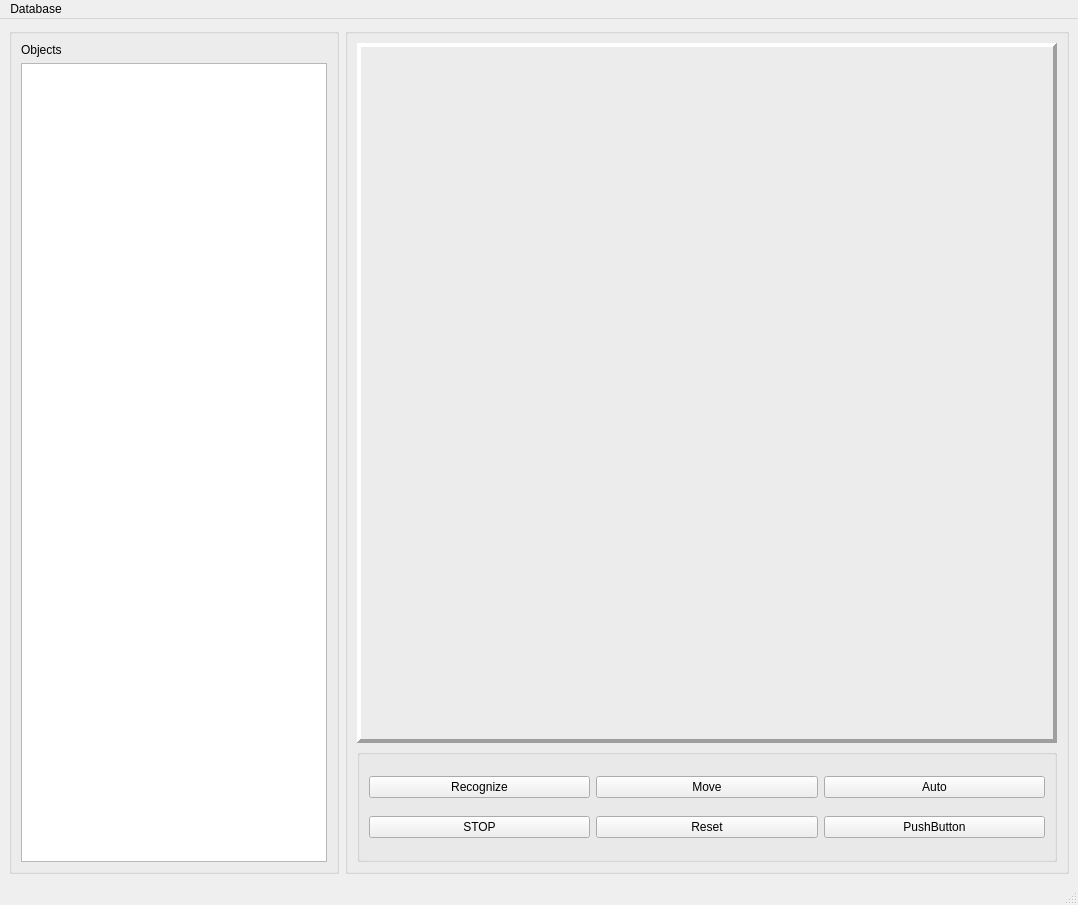
<?xml version="1.0" encoding="UTF-8"?>
<ui version="4.0">
 <class>MainWindow</class>
 <widget class="QMainWindow" name="MainWindow">
  <property name="geometry">
   <rect>
    <x>0</x>
    <y>0</y>
    <width>1078</width>
    <height>905</height>
   </rect>
  </property>
  <property name="windowTitle">
   <string>MainWindow</string>
  </property>
  <widget class="QWidget" name="centralwidget">
   <layout class="QHBoxLayout" name="horizontalLayout_2">
    <item>
     <layout class="QHBoxLayout" name="horizontalLayout">
      <item>
       <widget class="QGroupBox" name="groupBox">
        <property name="maximumSize">
         <size>
          <width>330</width>
          <height>16777215</height>
         </size>
        </property>
        <property name="title">
         <string/>
        </property>
        <layout class="QVBoxLayout" name="verticalLayout_2">
         <item>
          <widget class="QLabel" name="label_2">
           <property name="text">
            <string>Objects</string>
           </property>
          </widget>
         </item>
         <item>
          <widget class="QTableView" name="tableView">
           <property name="minimumSize">
            <size>
             <width>300</width>
             <height>400</height>
            </size>
           </property>
           <property name="maximumSize">
            <size>
             <width>16777215</width>
             <height>16777215</height>
            </size>
           </property>
          </widget>
         </item>
        </layout>
        <zorder>tableView</zorder>
        <zorder>label_2</zorder>
       </widget>
      </item>
      <item>
       <widget class="QGroupBox" name="groupBox_2">
        <property name="title">
         <string/>
        </property>
        <layout class="QVBoxLayout" name="verticalLayout">
         <item>
          <widget class="QLabel" name="label">
           <property name="enabled">
            <bool>true</bool>
           </property>
           <property name="minimumSize">
            <size>
             <width>700</width>
             <height>700</height>
            </size>
           </property>
           <property name="maximumSize">
            <size>
             <width>16777215</width>
             <height>16777215</height>
            </size>
           </property>
           <property name="frameShape">
            <enum>QFrame::Panel</enum>
           </property>
           <property name="frameShadow">
            <enum>QFrame::Raised</enum>
           </property>
           <property name="lineWidth">
            <number>4</number>
           </property>
           <property name="midLineWidth">
            <number>2</number>
           </property>
           <property name="text">
            <string/>
           </property>
          </widget>
         </item>
         <item>
          <widget class="QGroupBox" name="groupBox_3">
           <property name="title">
            <string/>
           </property>
           <layout class="QGridLayout" name="gridLayout_2">
            <item row="0" column="0">
             <widget class="QPushButton" name="pushButton">
              <property name="text">
               <string>Recognize</string>
              </property>
             </widget>
            </item>
            <item row="0" column="1">
             <widget class="QPushButton" name="pushButton_2">
              <property name="text">
               <string>Move</string>
              </property>
             </widget>
            </item>
            <item row="0" column="2">
             <widget class="QPushButton" name="pushButton_3">
              <property name="text">
               <string>Auto</string>
              </property>
             </widget>
            </item>
            <item row="1" column="0">
             <widget class="QPushButton" name="pushButton_4">
              <property name="text">
               <string>STOP</string>
              </property>
             </widget>
            </item>
            <item row="1" column="1">
             <widget class="QPushButton" name="pushButton_5">
              <property name="text">
               <string>Reset</string>
              </property>
             </widget>
            </item>
            <item row="1" column="2">
             <widget class="QPushButton" name="pushButton_6">
              <property name="text">
               <string>PushButton</string>
              </property>
             </widget>
            </item>
           </layout>
          </widget>
         </item>
        </layout>
       </widget>
      </item>
     </layout>
    </item>
   </layout>
  </widget>
  <widget class="QMenuBar" name="menubar">
   <property name="geometry">
    <rect>
     <x>0</x>
     <y>0</y>
     <width>1078</width>
     <height>25</height>
    </rect>
   </property>
   <property name="nativeMenuBar">
    <bool>false</bool>
   </property>
   <widget class="QMenu" name="menuDatabase">
    <property name="title">
     <string>Database</string>
    </property>
    <addaction name="actionAdd_Object"/>
    <addaction name="actionDelete_Object"/>
    <addaction name="actionClear_All"/>
   </widget>
   <addaction name="menuDatabase"/>
  </widget>
  <widget class="QStatusBar" name="statusbar"/>
  <action name="actionAdd_Object">
   <property name="text">
    <string>Add Object</string>
   </property>
  </action>
  <action name="actionDelete_Object">
   <property name="text">
    <string>Delete Object</string>
   </property>
  </action>
  <action name="actionClear_All">
   <property name="text">
    <string>Clear All</string>
   </property>
  </action>
 </widget>
 <resources/>
 <connections/>
</ui>
